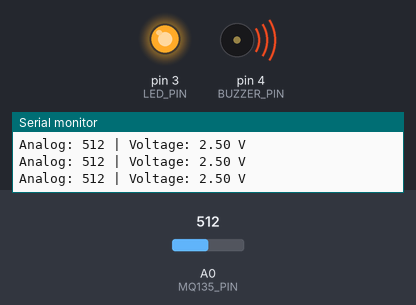
Simulated run of this sketch. Board: Arduino Uno, built with avr-gcc and run on an emulated ATmega328P. On the bench: output pins drawn as LEDs (lit = HIGH), buzzer (waves = sounding, pin HIGH), the last lines printed to the serial monitor. The inputs (shaded band) are chosen by the test bench; at power-on: A0 (MQ135_PIN) = 512.

Above: at 1.3 s.
1.4 s: A0 (MQ135_PIN) set to 365
2.9 s: A0 (MQ135_PIN) set to 338
At 3.6 s:
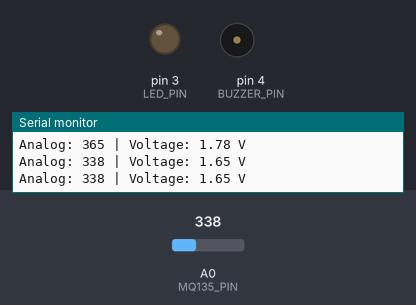
4.5 s: A0 (MQ135_PIN) set to 511
At 5.7 s:
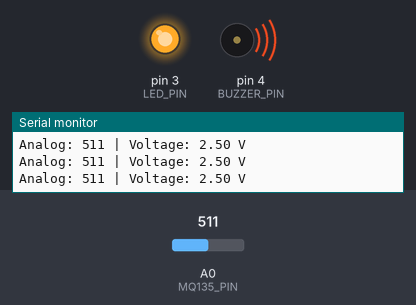
6.0 s: A0 (MQ135_PIN) set to 345
At 7.2 s:
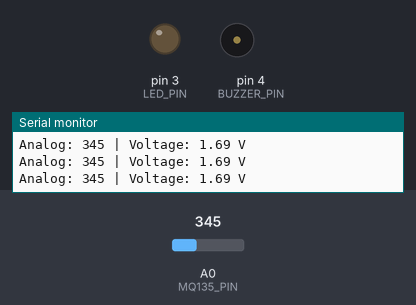
Timing chart, 0 to 8.5 s (numbered marks = the images above; inputs shaded):
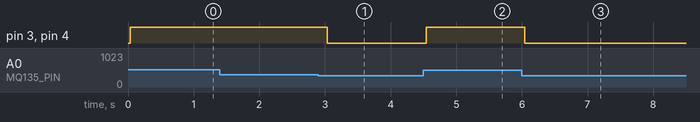

The sketch:

sketch_jul4a.ino
```cpp
#define MQ135_PIN A0
#define BUZZER_PIN 4
#define LED_PIN 3

int threshold = 355;

void setup() {
  pinMode(MQ135_PIN, INPUT);
  pinMode(BUZZER_PIN, OUTPUT);
  pinMode(LED_PIN, OUTPUT);
  Serial.begin(9600);
  Serial.println("MQ135 real-time H2S monitoring started...");
  Serial.print("Threshold set to: ");
  Serial.println(threshold);
}

void loop() {
  int sensorValue = analogRead(MQ135_PIN);
  float voltage = sensorValue * (5.0 / 1023.0);  // optional, for info

  Serial.print("Analog: ");
  Serial.print(sensorValue);
  Serial.print(" | Voltage: ");
  Serial.print(voltage, 2);
  Serial.println(" V");

  if (sensorValue >= threshold) {
    // 🔔 Sound buzzer continuously
    digitalWrite(BUZZER_PIN, HIGH);
    digitalWrite(LED_PIN, HIGH);
  } else {
    // 🔕 Stop buzzer
    digitalWrite(BUZZER_PIN, LOW);
    digitalWrite(LED_PIN, LOW);
  }

  delay(500); // Read twice per second
}
```

Measured:
- the behaviour switches between 355 and 354 on A0 (MQ135_PIN) (found by bisection; images 0 and 1)
- after the input at 2.9 s, pin 3 (LED_PIN), pin 4 (BUZZER_PIN): HIGH → LOW after 0.14 s
- after the input at 4.5 s, pin 3 (LED_PIN), pin 4 (BUZZER_PIN): LOW → HIGH at once
- after the input at 6.0 s, pin 3 (LED_PIN), pin 4 (BUZZER_PIN): HIGH → LOW at once
